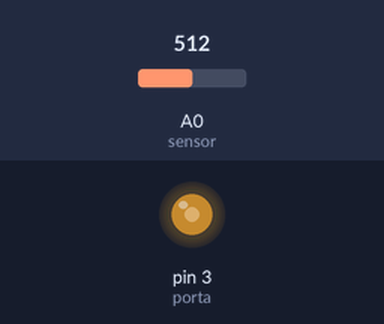
A sketch run on a simulated Arduino Uno, built with avr-gcc and run on an emulated ATmega328P. Parts: output pins drawn as LEDs (lit = HIGH). The test bench sets the inputs (shaded band); at power-on: A0 (sensor) = 512.

Above: at 1.3 s.
1.4 s: A0 (sensor) set to 306
At 2.2 s:
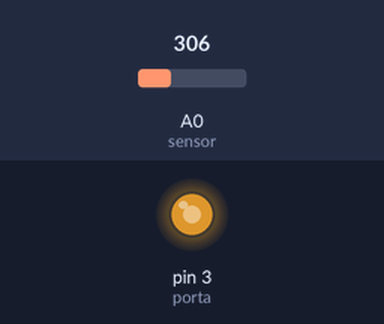
3.0 s: A0 (sensor) set to 122
At 3.4 s:
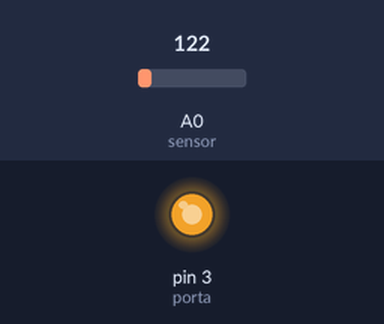
4.5 s: A0 (sensor) set to 900
At 5.7 s:
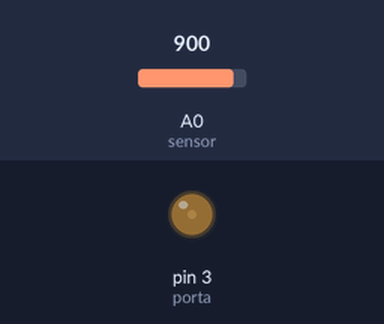
6.0 s: A0 (sensor) set to 1023
At 6.9 s:
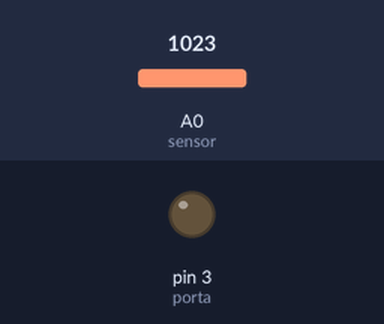
7.5 s: A0 (sensor) set to 511
At 8.1 s:
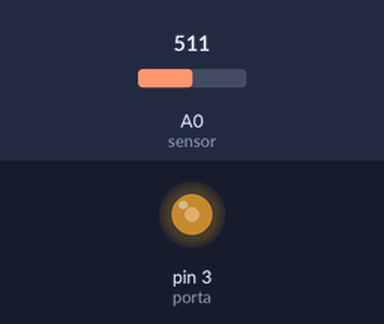
Timing chart, 0 to 10.0 s (numbered marks = the images above; inputs shaded):
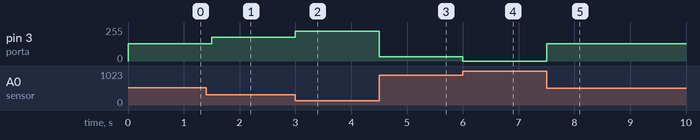

Measured:
- after the input at 1.4 s, pin 3 (porta): 128/255 → 179/255 after 0.10 s
- after the input at 3.0 s, pin 3 (porta): 179/255 → 225/255 at once
- after the input at 4.5 s, pin 3 (porta): 225/255 → 31/255 at once
- after the input at 6.0 s, pin 3 (porta): 31/255 → 0/255 at once
- after the input at 7.5 s, pin 3 (porta): 0/255 → 128/255 at once

The sketch:

arduino.ino
```cpp
//Pino analógico em que o sensor está conectado
const int sensor = A0;
const int porta = 3;

void setup(){
Serial.begin(9600);
pinMode(porta, OUTPUT);
}
void loop() {
  int val = analogRead(sensor);
  val = map(val, 0, 1023, 255, 0);
  analogWrite(porta, val);
  delay(500);
}
```
